Frame 1 (no input): blank canvas, image omitted
Frame 60 (the mouse pressed at the canvas centre just before this capture): blank canvas, image omitted
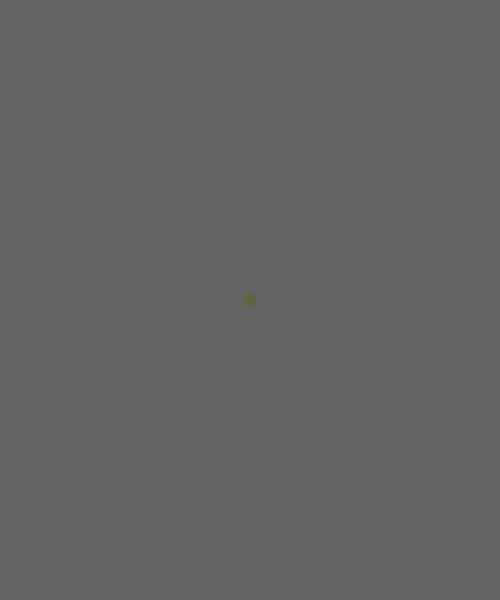
Frame 120 (the mouse held since frame 60 and released just before this capture)

The Processing sketch whose frames 1 and 60 were blank and that drew this single picture after the mouse press (run headless with seeded random() and noise(); from frame 60 on, the mouse is pressed at the canvas centre):

// Processing sketch: w01_demo_01_mousePressed_vs_mousePressedFn
// ── w01_demo_01_mousePressed_vs_mousePressedFn.pde
float dia;
color c;

void setup() {
  size(500, 600);
  noStroke();
  
  background(100);
  c = color(255);
}

void draw() {
  // try this :D
  //fill(100,10);
  //rect(0,0,width,height);
  
  dia = random(1, 15);

  fill(c);
  if (mousePressed) {
    ellipse(mouseX, mouseY, dia, dia);
  }
}

void mousePressed() {
  c = color(random(255),random(255),random(255));
}
